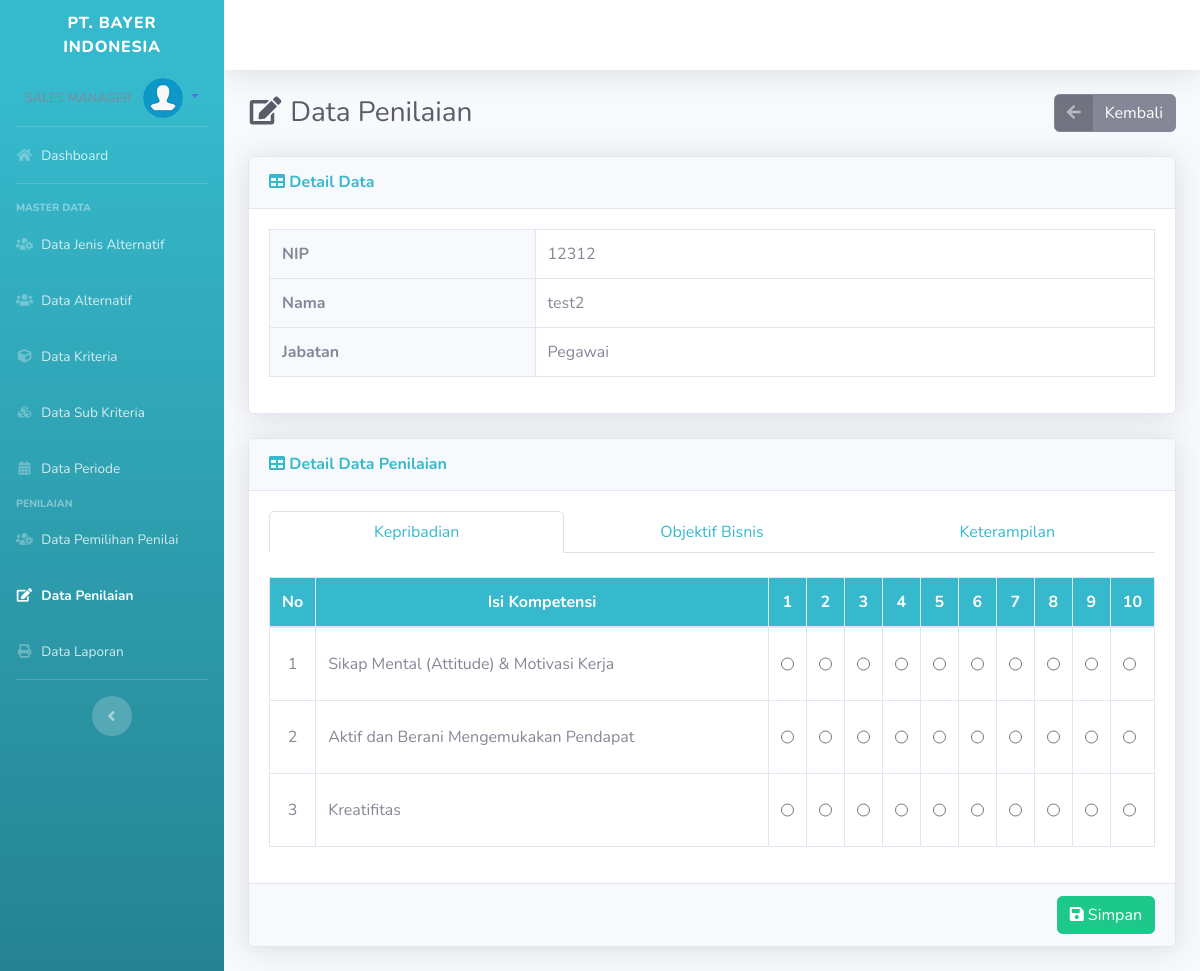
The page /admin/index.php?p=melakukanpen&id=78 (signed in) on the database its author committed.
### tables this page shows
CREATE TABLE `penilai` (
  `id_penilai` int(11) NOT NULL,
  `nip` char(18) DEFAULT NULL,
  `id_periode` int(11) DEFAULT NULL
);

CREATE TABLE `user` (
  `nip` char(18) NOT NULL,
  `id_jenis_user` int(11) DEFAULT NULL,
  `password` varchar(100) DEFAULT NULL,
  `nama_pegawai` varchar(100) DEFAULT NULL,
  `status_pegawai` varchar(100) DEFAULT NULL,
  `alamat` text DEFAULT NULL,
  `tempat_lahir` varchar(100) DEFAULT NULL,
  `tgl_lahir` date DEFAULT NULL,
  `jenis_kelamin` char(1) DEFAULT NULL,
  `status_nikah` char(1) DEFAULT NULL,
  `no_telp` varchar(20) DEFAULT NULL,
  `area_kerja` varchar(255) DEFAULT NULL
);

CREATE TABLE `jenis_user` (
  `id_jenis_user` int(10) NOT NULL,
  `jabatan` varchar(20) DEFAULT NULL,
  `level` int(11) DEFAULT NULL
);

CREATE TABLE `jenis_kompetensi` (
  `id_kompetensi` int(11) NOT NULL,
  `nama_kompetensi` varchar(50) DEFAULT '0',
  `bobot_kompetensi` int(11) DEFAULT 0
);

CREATE TABLE `isi_kompetensi` (
  `id_isi` int(11) NOT NULL,
  `id_kompetensi` int(11) DEFAULT NULL,
  `isi_kompetensi` text DEFAULT NULL,
  `ket` varchar(50) DEFAULT NULL
);

### admin/pages/melakukanpen.php (the view, shortened to what this page needs)
<?php
if (!isset($_GET['id'])) {
?>
    <?php if (isset($_SESSION["flash"])) { ?>
        <div class="alert alert-<?= $_SESSION["flash"]["type"]; ?> alert-dismissible alert_model" role="alert">
            <button type="button" class="close" data-dismiss="alert" aria-label="Close">
                <span aria-hidden="true">&times;</span>
            </button>
            <?= $_SESSION["flash"]["head"]; ?> <?= $_SESSION["flash"]["msg"]; ?>
        </div>
    <?php unset($_SESSION['flash']);
    } ?>
    <div class="card shadow mb-4">
        <div class="card-body">
            <div class="d-flex justify-content-between align-items-center mt-2 mb-5 mx-1">
                <h4 class="m-0 font-weight-bold"> Daftar Data Penilaian</h6>
            </div>
            <table class="table table-bordered" id="dataTable" width="100%" cellspacing="0">
                <thead class="bg-info text-white">
                    <tr align="center">
                        <th width="5%">No</th>
                        <th width="30%">NIP</th>
                        <th>Nama</th>
                        <th width="10%">Aksi</th>
                    </tr>
                </thead>
                <tbody>
                    <?php
                    $i = 0;
                    $nip_s = $_SESSION[md5('user')];
                    $sql = "SELECT a.id_penilai, a.nip, c.nama_pegawai, b.id_penilai_detail FROM penilai a JOIN penilai_detail b  ON a.id_penilai = b.id_penilai
							JOIN user c ON a.nip = c.nip WHERE b.nip = '$nip_s' ";
                    $q = mysqli_query($con, $sql);
                    while ($row = mysqli_fetch_array($q)) {
                    ?>
                        <tr align="center">
                            <td><?= ++$i; ?></td>
                            <td><?= $row['nip']; ?></td>
                            <td><?= $row['nama_pegawai']; ?></td>
                            <td>
                                <?php
                                if (sudah($row['id_penilai_detail']) == 'sudah') {
                                ?>
                                    <a href="index.php?p=melakukanpen&id=<?= $row['id_penilai']; ?>" class="btn btn-success btn-sm" data-toggle="tooltip" data-placement="bottom" title="Detail Penilaian">
                                        <i class="fa fa-eye"></i>
                                    </a>
                                <?php
                                } else {
                                ?>
                                    <a href="index.php?p=melakukanpen&id=<?= $row['id_penilai']; ?>" class="btn btn-warning btn-sm" data-toggle="tooltip" data-placement="bottom" title="Isi Penilaian">
                                        <i class="fa fa-edit"></i>
                                    </a>
                                <?php
                                }
                                ?>
                            </td>
                        </tr>
                    <?php } ?>
                </tbody>
            </table>
        </div>
    </div>
<?php } else { ?>
    <?php
    $nip_s = $_SESSION[md5('user')];
    $ssql = "SELECT * FROM user c JOIN jenis_user d ON c.id_jenis_user = d.id_jenis_user WHERE c.nip = '$nip_s'";
    $q = mysqli_query($con, $ssql);
    $rw = mysqli_fetch_array($q);
    if ($rw['level'] == '0') {
        $sebagai = 0;
    } else {
        $sebagai = 1;
    }
    $id_penilai = isset($_GET['id']) ? mysqli_real_escape_string($con, htmlspecialchars($_GET['id'])) : "";
    $sql = "SELECT a.id_penilai, a.nip, b.nama_pegawai, c.jabatan FROM penilai a JOIN user b ON a.nip = b.nip JOIN jenis_user c ON b.id_jenis_user = c.id_jenis_user WHERE a.id_penilai = '$id_penilai'";
    $q = mysqli_query($con, $sql);
    $row  = mysqli_fetch_array($q);
    ?>
    <div class="d-sm-flex align-items-center justify-content-between mb-4">
        <h1 class="h3 mb-0 text-gray-800"><i class="fas fa-fw fa-edit"></i> Data Penilaian</h1>
        <a href="index.php?p=melakukanpen" class="btn btn-secondary btn-icon-split"><span class="icon text-white-50"><i class="fas fa-arrow-left"></i></span>
            <span class="text">Kembali</span>
        </a>
    </div>
    <div class="card shadow mb-4">
        <div class="card-header py-3">
            <h6 class="m-0 font-weight-bold text-info"><i class="fa fa-table"></i> Detail Data</h6>
        </div>
        <div class="card-body">
            <table class="table table-bordered" width="100%">
                <tr>
                    <th width="30%" class="bg-light">NIP</th>
                    <td> <?= $row['nip']; ?></td>
                </tr>
                <tr>
                    <th class="bg-light">Nama</th>
                    <td> <?= $row['nama_pegawai']; ?></td>
                </tr>
                <tr>
                    <th class="bg-light">Jabatan</th>
                    <td> <?= $row['jabatan']; ?></td>
                </tr>
            </table>
        </div>
    </div>
    <div class="card shadow mb-4">
        <div class="card-header py-3">
            <h6 class="m-0 font-weight-bold text-info"><i class="fa fa-table"></i> Detail Data Penilaian</h6>
        </div>
        <div class="card-body">
            <form class="form-horizontal" method="post" action="modal/m_nilai.php">
                <nav class="nav-justified">
                    <div class="nav nav-tabs" id="nav-tab" role="tablist">
                        <?php
                        $sql = "SELECT * FROM jenis_kompetensi";
                        $q = mysqli_query($con, $sql);
                        $i = 0;
                        $data_kompetensi = [];
                        while ($row = mysqli_fetch_array($q)) {
                            $data_kompetensi[$i]['id_kompetensi'] = $row['id_kompetensi'];
                            $data_kompetensi[$i]['nama_kompetensi'] = $row['nama_kompetensi'];
                            $data_kompetensi[$i]['bobot_kompetensi'] = $row['bobot_kompetensi'];
                            if ($i == 0) {
                        ?>
                                <a class="nav-item nav-link active text-info" id="nav-home-tab" data-toggle="tab" href="#nav-<?= $row['id_kompetensi']; ?>" role="tab" aria-controls="nav-home" aria-selected="true"><?= $row['nama_kompetensi']; ?></a>
                            <?php
                            } else {
                            ?>
                                <a class="nav-item nav-link text-info" id="nav-home-tab" data-toggle="tab" href="#nav-<?= $row['id_kompetensi']; ?>" role="tab" aria-controls="nav-home" aria-selected="true"><?= $row['nama_kompetensi']; ?></a>
                        <?php
                            }
                            $i++;
                        }
                        ?>
                    </div>
                </nav>
                <div class="tab-content" id="nav-tabContent">
                    <?php
                    foreach ($data_kompetensi as $k => $v) {
                        if ($k == 0) {
                            $ext = "show active";
                        } else {
                            $ext = "";
                        }
                    ?>
                        <div class="tab-pane fade <?= $ext; ?>" id="nav-<?= $v['id_kompetensi']; ?>" role="tabpanel" aria-labelledby="nav-profile-tab">
                            <br>
                            <div>
                                <table class="table table-bordered">
                                    <thead class="bg-info text-white">
                                        <tr align="center">
                                            <th width="5%">No</th>
                                            <th width="70%">Isi Kompetensi</th>
                                            <th>1</th>
                                            <th>2</th>
                                            <th>3</th>
                                            <th>4</th>
                                            <th>5</th>
                                            <th>6</th>
                                            <th>7</th>
                                            <th>8</th>
                                            <th>9</th>
                                            <th>10</th>
                                        </tr>
                                    </thead>
                                    <tbody>
                                        <?php
                                        $i = 0;
                                        $sq = "SELECT * FROM isi_kompetensi WHERE id_kompetensi = $v[id_kompetensi] AND ket LIKE '%$sebagai%' ";
                                        $qs = mysqli_query($con, $sq);
                                        while ($row = mysqli_fetch_array($qs)) {
                                        ?>
                                            <tr>
                                                <td class="text-center align-middle"><?= ++$i; ?></td>
                                                <td class="align-middle"><?= $row['isi_kompetensi']; ?></td>
                                                <td class="form-group">
                                                    <input class="form-control form-control-lg" style="width: auto;" type="radio" name="kompetensi_<?= $row['id_isi']; ?>" id="kompetensi_<?= $row['id_isi']; ?>_1" title="Tidak Mampu" value="1" required>
                                                </td>
                                                <td class="form-group">
                                                    <input class="form-control form-control-lg" style="width: auto;" type="radio" name="kompetensi_<?= $row['id_isi']; ?>" id="kompetensi_<?= $row['id_isi']; ?>_2" title="Kurang Mampu" value="2" required>
                                                </td>
                                                <td class="form-group">
                                                    <input class="form-control form-control-lg" style="width: auto;" type="radio" name="kompetensi_<?= $row['id_isi']; ?>" id="kompetensi_<?= $row['id_isi']; ?>_3" title="Mampu" value="3" required>
                                                </td>
                                                <td class="form-group">
                                                    <input class="form-control form-control-lg" style="width: auto;" type="radio" name="kompetensi_<?= $row['id_isi']; ?>" id="kompetensi_<?= $row['id_isi']; ?>_4" title="Sangat Mampu" value="4" required>
                                                </td>
                                                <td class="form-group">
                                                    <input class="form-control form-control-lg" style="width: auto;" type="radio" name="kompetensi_<?= $row['id_isi']; ?>" id="kompetensi_<?= $row['id_isi']; ?>_5" title="Tidak Mampu" value="5" required>
                                                </td>
                                                <td class="form-group">
                                                    <input class="form-control form-control-lg" style="width: auto;" type="radio" name="kompetensi_<?= $row['id_isi']; ?>" id="kompetensi_<?= $row['id_isi']; ?>_6" title="Kurang Mampu" value="6" required>
                                                </td>
                                                <td class="form-group">
                                                    <input class="form-control form-control-lg" style="width: auto;" type="radio" name="kompetensi_<?= $row['id_isi']; ?>" id="kompetensi_<?= $row['id_isi']; ?>_7" title="Mampu" value="7" required>
                                                </td>
                                                <td class="form-group">
                                                    <input class="form-control form-control-lg" style="width: auto;" type="radio" name="kompetensi_<?= $row['id_isi']; ?>" id="kompetensi_<?= $row['id_isi']; ?>_8" title="Sangat Mampu" value="8" required>
                                                </td>
                                                <td class="form-group">
                                                    <input class="form-control form-control-lg" style="width: auto;" type="radio" name="kompetensi_<?= $row['id_isi']; ?>" id="kompetensi_<?= $row['id_isi']; ?>_9" title="Mampu" value="9" required>
                                                </td>
                                                <td class="form-group">
                                                    <input class="form-control form-control-lg" style="width: auto;" type="radio" name="kompetensi_<?= $row['id_isi']; ?>" id="kompetensi_<?= $row['id_isi']; ?>_10" title="Sangat Mampu" value="10" required>
                                                </td>
                                            </tr>
                                        <?php } ?>
                                    </tbody>
                                </table>
                            </div>
                        </div>
                    <?php
                    }
                    ?>
                </div>
        </div>
        <div class="card-footer text-right">
            <button type="submit" class="btn btn-success"><i class="fa fa-save"></i> Simpan</button>
        </div>
    <?php } ?>
    </div>

### rows shown on the page
penilai: nip "12312", nip.nama_pegawai "test2", jenis_user.jabatan "Pegawai"
jenis_kompetensi: nama_kompetensi "Kepribadian"
jenis_kompetensi: nama_kompetensi "Objektif Bisnis"
jenis_kompetensi: nama_kompetensi "Keterampilan"
isi_kompetensi: isi_kompetensi "Sikap Mental (Attitude) & Motivasi Kerja"
isi_kompetensi: isi_kompetensi "Aktif dan Berani Mengemukakan Pendapat"
isi_kompetensi: isi_kompetensi "Kreatifitas"
